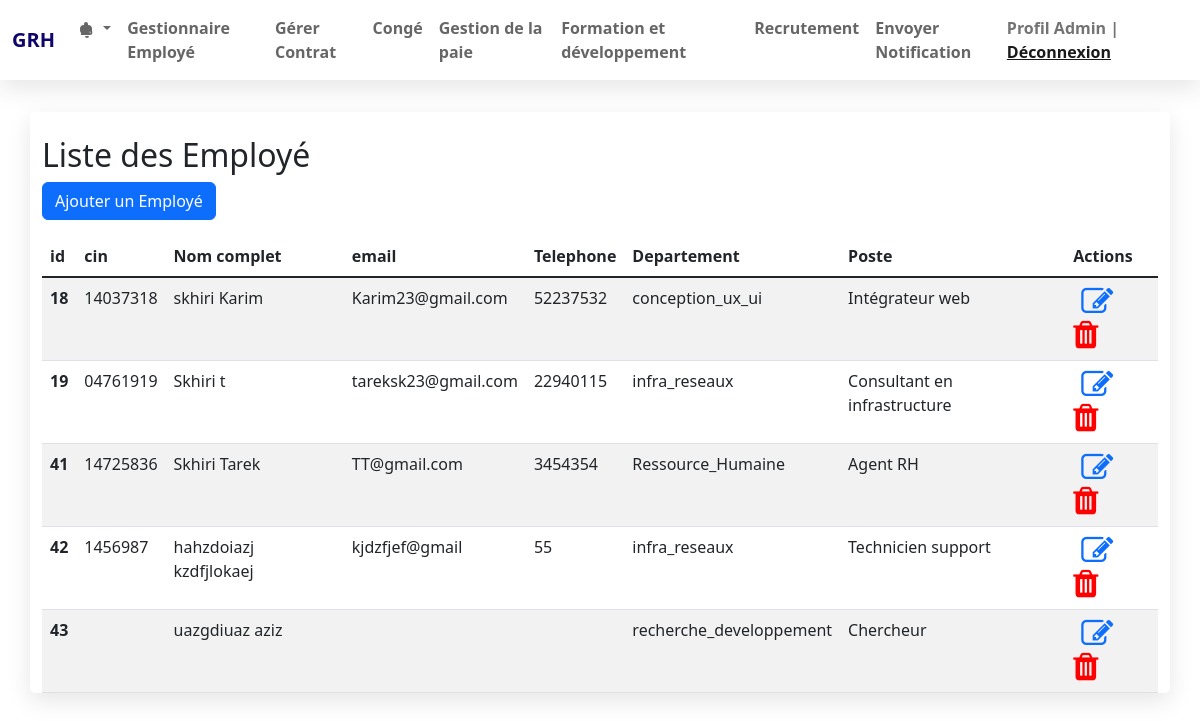
The app's page /main/view.php with its own data.
### tables this page shows
CREATE TABLE `employe` (
  `id` int(6) UNSIGNED NOT NULL,
  `cin` varchar(255) NOT NULL,
  `nom` varchar(255) NOT NULL,
  `prenom` varchar(255) NOT NULL,
  `email` varchar(255) DEFAULT NULL,
  `gender` varchar(1) DEFAULT NULL,
  `age` int(3) DEFAULT NULL,
  `telephone` varchar(20) DEFAULT NULL,
  `nationality` varchar(255) DEFAULT NULL,
  `civility` varchar(255) DEFAULT NULL,
  `children` int(2) DEFAULT NULL,
  `image` varchar(255) DEFAULT NULL,
  `departement` varchar(255) DEFAULT NULL,
  `poste` varchar(255) DEFAULT NULL,
  `type_contrat` varchar(255) DEFAULT NULL,
  `salaire` varchar(50) DEFAULT NULL,
  `dateDebut` date DEFAULT NULL,
  `dateFin` date DEFAULT NULL,
  `typeContrat` varchar(255) DEFAULT NULL,
  `horaire` varchar(255) DEFAULT NULL,
  `reg_date` timestamp NOT NULL DEFAULT current_timestamp() ON UPDATE current_timestamp(),
  `numcarte` varchar(255) DEFAULT NULL,
  `username` varchar(100) DEFAULT NULL,
  `paswrd` varchar(255) DEFAULT NULL
);

### main/view.php (the view, shortened to what this page needs)
<?php
	require_once ('connect.php');
	$ReadSql = "SELECT * FROM `employe` ";
	$res = mysqli_query($con, $ReadSql);
 ?>
<!DOCTYPE html>
<html>
<head>
	<link href="https://cdn.jsdelivr.net/npm/bootstrap@5.1.3/dist/css/bootstrap.min.css" rel="stylesheet">
	<link rel="stylesheet" href="https://stackpath.bootstrapcdn.com/font-awesome/4.7.0/css/font-awesome.min.css">
	<link rel="stylesheet" href="style.css" >
</head>
<body>
	<?php
		include 'navbar.php';
	 ?>
	<div class="container">
		<div class="row pt-4">
			<h2>Liste des Employé</h2>
			<a href="index.php">
				<button class="btn btn-primary" type="">
					Ajouter un Employé
				</button>
			</a>
		</div>
		<table class="table table-striped mt-3">
			<thead>
				<tr>
					<th>id</th>
					<th>cin</th>
					<th>Nom complet</th>
					<th>email</th>
					<th>Telephone</th>
					<th>Departement</th>
					<th>Poste</th>
					<th>Actions</th>
				</tr>
			</thead>
			<tbody>
				<?php while ($r = mysqli_fetch_assoc($res)) {
				?>
				<tr>
					<th scope="row"><?php echo $r['id']; ?></th>
					<td><?php echo $r['cin']; ?></td>
					<td><?php echo $r['nom'] ." ". $r['prenom']; ?></td>
					<td><?php echo $r['email']; ?></td>
					<td><?php echo $r['telephone']; ?></td>
					<td><?php echo $r['departement']; ?></td>
					<td><?php echo $r['poste']; ?></td>
					<td>
						<a href="update.php?id=<?php echo $r['id']; ?>" class="m-2">
							<i class="fa fa-edit fa-2x"></i>
						</a>
						<i class="fa fa-trash fa-2x red-icon"
						 data-bs-toggle="modal"
						 data-bs-target="#exampleModal<?php echo $r['id']; ?>">
						 </i>
					</td>
				</tr>
			<?php } ?>
			</tbody>
		</table>
	</div>
</body>
</html>

### main/style.css (style rules this page uses)
.container { margin-top: 2rem; background-color: #fff; border-radius: 5px; box-shadow: 0 .5rem 1.5rem rgba(0, 0, 0, .1); }
.red-icon { color: red; cursor: pointer; }

### records on screen
employe: id "18", cin "14037318", nom "skhiri", prenom "Karim", email "Karim23@gmail.com", telephone "52237532", departement "conception_ux_ui", poste "Intégrateur web"
employe: id "19", cin "04761919", nom "Skhiri", prenom "t", email "tareksk23@gmail.com", telephone "22940115", departement "infra_reseaux", poste "Consultant en infrastructure"
employe: id "41", cin "14725836", nom "Skhiri", prenom "Tarek", email "TT@gmail.com", telephone "3454354", departement "Ressource_Humaine", poste "Agent RH"
employe: id "42", cin "1456987", nom "hahzdoiazj", prenom "kzdfjlokaej", email "kjdzfjef@gmail", telephone "55", departement "infra_reseaux", poste "Technicien support"
employe: id "43", nom "uazgdiuaz", prenom "aziz", departement "recherche_developpement", poste "Chercheur"
